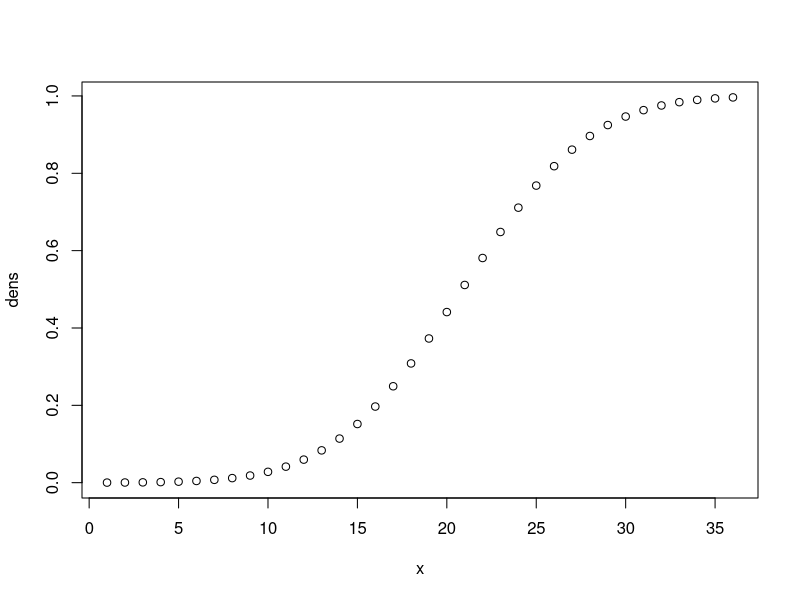

Reproduce this figure in R.
library(dslabs)
library(tidyverse)
library(gtools)
set.seed(16)
act_scores <- rnorm(10000,20.9,5.7)
sd(act_scores)

x <- 1:36
cdf <- function(x){
  den <- pnorm(x,mean(act_scores),sd(act_scores))
}
dens <- sapply(x,cdf)
plot(x,dens)
dens
